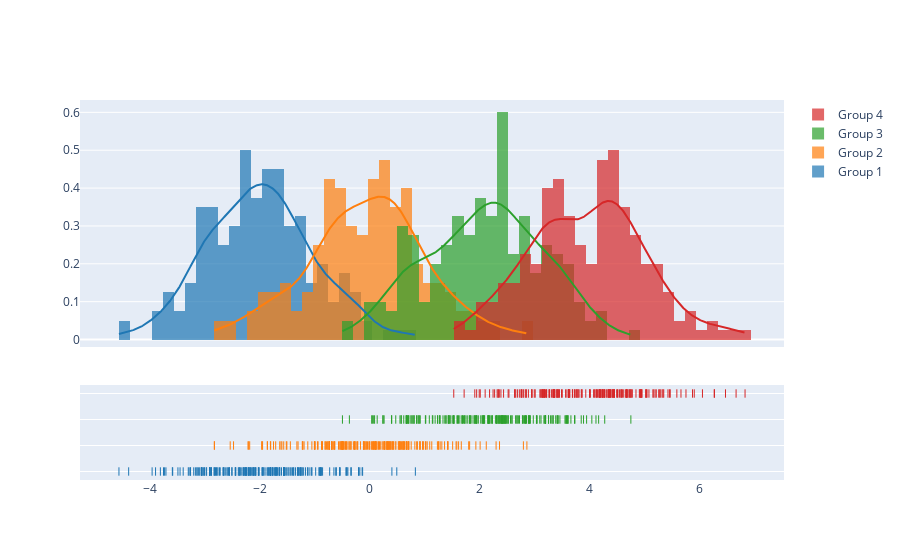

The code cell stored with this chart in its notebook:
### Code cell
import plotly.figure_factory as ff

# Add histogram data
x1 = np.random.randn(200) - 2
x2 = np.random.randn(200)
x3 = np.random.randn(200) + 2
x4 = np.random.randn(200) + 4

# Group data together
hist_data = [x1, x2, x3, x4]

group_labels = ['Group 1', 'Group 2', 'Group 3', 'Group 4']

# Create distplot with custom bin_size
fig = ff.create_distplot(hist_data, group_labels, bin_size=.2)
fig.show()

### Figure 1 — Plotly figure (JSON) as saved in the notebook; plotly's stock layout.template omitted (floating-point values rounded to 4 significant figures; data arrays with more than 128 entries replaced by an {"elided": "..."} marker saying what was removed)
{"data": [{"autobinx": false, "histnorm": "probability density", "legendgroup": "Group 1", "marker": {"color": "rgb(31, 119, 180)"}, "name": "Group 1", "opacity": 0.7, "type": "histogram", "x": {"elided": "200 float values"}, "xaxis": "x", "xbins": {"end": 0.8304, "size": 0.2, "start": -4.557}, "yaxis": "y"}, {"autobinx": false, "histnorm": "probability density", "legendgroup": "Group 2", "marker": {"color": "rgb(255, 127, 14)"}, "name": "Group 2", "opacity": 0.7, "type": "histogram", "x": {"elided": "200 float values"}, "xaxis": "x", "xbins": {"end": 2.858, "size": 0.2, "start": -2.823}, "yaxis": "y"}, {"autobinx": false, "histnorm": "probability density", "legendgroup": "Group 3", "marker": {"color": "rgb(44, 160, 44)"}, "name": "Group 3", "opacity": 0.7, "type": "histogram", "x": {"elided": "200 float values"}, "xaxis": "x", "xbins": {"end": 4.747, "size": 0.2, "start": -0.4947}, "yaxis": "y"}, {"autobinx": false, "histnorm": "probability density", "legendgroup": "Group 4", "marker": {"color": "rgb(214, 39, 40)"}, "name": "Group 4", "opacity": 0.7, "type": "histogram", "x": {"elided": "200 float values"}, "xaxis": "x", "xbins": {"end": 6.822, "size": 0.2, "start": 1.528}, "yaxis": "y"}, {"legendgroup": "Group 1", "marker": {"color": "rgb(31, 119, 180)"}, "mode": "lines", "name": "Group 1", "showlegend": false, "type": "scatter", "x": {"elided": "500 float values"}, "xaxis": "x", "y": {"elided": "500 float values"}, "yaxis": "y"}, {"legendgroup": "Group 2", "marker": {"color": "rgb(255, 127, 14)"}, "mode": "lines", "name": "Group 2", "showlegend": false, "type": "scatter", "x": {"elided": "500 float values"}, "xaxis": "x", "y": {"elided": "500 float values"}, "yaxis": "y"}, {"legendgroup": "Group 3", "marker": {"color": "rgb(44, 160, 44)"}, "mode": "lines", "name": "Group 3", "showlegend": false, "type": "scatter", "x": {"elided": "500 float values"}, "xaxis": "x", "y": {"elided": "500 float values"}, "yaxis": "y"}, {"legendgroup": "Group 4", "marker": {"color": "rgb(214, 39, 40)"}, "mode": "lines", "name": "Group 4", "showlegend": false, "type": "scatter", "x": {"elided": "500 float values"}, "xaxis": "x", "y": {"elided": "500 float values"}, "yaxis": "y"}, {"legendgroup": "Group 1", "marker": {"color": "rgb(31, 119, 180)", "symbol": "line-ns-open"}, "mode": "markers", "name": "Group 1", "showlegend": false, "type": "scatter", "x": {"elided": "200 float values"}, "xaxis": "x", "y": {"elided": "200 str values"}, "yaxis": "y2"}, {"legendgroup": "Group 2", "marker": {"color": "rgb(255, 127, 14)", "symbol": "line-ns-open"}, "mode": "markers", "name": "Group 2", "showlegend": false, "type": "scatter", "x": {"elided": "200 float values"}, "xaxis": "x", "y": {"elided": "200 str values"}, "yaxis": "y2"}, {"legendgroup": "Group 3", "marker": {"color": "rgb(44, 160, 44)", "symbol": "line-ns-open"}, "mode": "markers", "name": "Group 3", "showlegend": false, "type": "scatter", "x": {"elided": "200 float values"}, "xaxis": "x", "y": {"elided": "200 str values"}, "yaxis": "y2"}, {"legendgroup": "Group 4", "marker": {"color": "rgb(214, 39, 40)", "symbol": "line-ns-open"}, "mode": "markers", "name": "Group 4", "showlegend": false, "type": "scatter", "x": {"elided": "200 float values"}, "xaxis": "x", "y": {"elided": "200 str values"}, "yaxis": "y2"}], "layout": {"barmode": "overlay", "hovermode": "closest", "legend": {"traceorder": "reversed"}, "xaxis": {"anchor": "y2", "domain": [0.0, 1.0], "zeroline": false}, "yaxis": {"anchor": "free", "domain": [0.35, 1], "position": 0.0}, "yaxis2": {"anchor": "x", "domain": [0, 0.25], "dtick": 1, "showticklabels": false}}}
